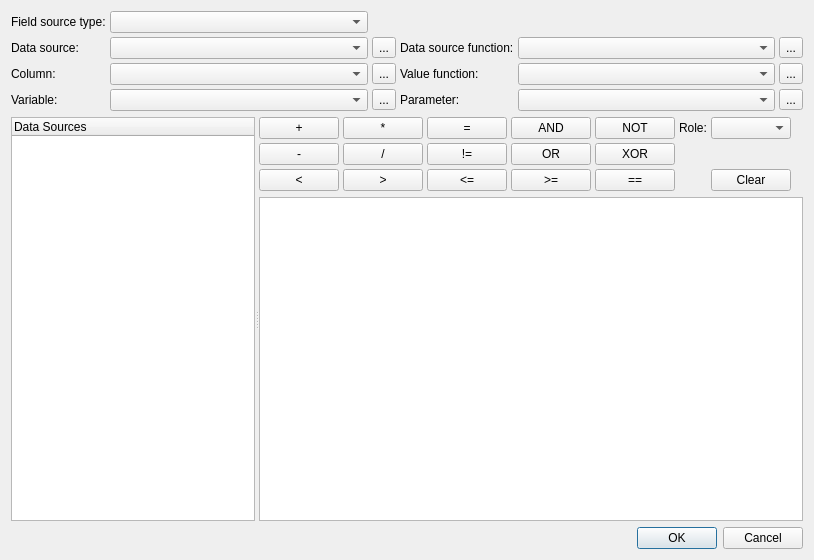
<?xml version="1.0" encoding="UTF-8"?>
<ui version="4.0">
 <class>NCRDExpressionBuilderDialog</class>
 <widget class="QDialog" name="NCRDExpressionBuilderDialog">
  <property name="geometry">
   <rect>
    <x>0</x>
    <y>0</y>
    <width>814</width>
    <height>560</height>
   </rect>
  </property>
  <property name="windowTitle">
   <string>Expression Builder</string>
  </property>
  <layout class="QVBoxLayout" name="verticalLayout_2" stretch="1,10,1">
   <item>
    <layout class="QGridLayout" name="gridLayout" columnstretch="1,3,1,1,3,1">
     <property name="spacing">
      <number>4</number>
     </property>
     <item row="0" column="1">
      <widget class="NCRDItemSourceTypeCombo" name="comboSt"/>
     </item>
     <item row="1" column="1">
      <widget class="QComboBox" name="comboDataSource"/>
     </item>
     <item row="0" column="0">
      <widget class="QLabel" name="label">
       <property name="text">
        <string>Field source type:</string>
       </property>
      </widget>
     </item>
     <item row="2" column="1">
      <widget class="QComboBox" name="comboColumn"/>
     </item>
     <item row="1" column="0">
      <widget class="QLabel" name="label_2">
       <property name="text">
        <string>Data source:</string>
       </property>
      </widget>
     </item>
     <item row="2" column="0">
      <widget class="QLabel" name="label_3">
       <property name="text">
        <string>Column:</string>
       </property>
      </widget>
     </item>
     <item row="2" column="2">
      <widget class="QToolButton" name="btnAddColumn">
       <property name="text">
        <string>...</string>
       </property>
       <property name="icon">
        <iconset resource="designer.qrc">
         <normaloff>:/designer/images/add.png</normaloff>:/designer/images/add.png</iconset>
       </property>
      </widget>
     </item>
     <item row="1" column="2">
      <widget class="QToolButton" name="btnAddDataSource">
       <property name="text">
        <string>...</string>
       </property>
       <property name="icon">
        <iconset resource="designer.qrc">
         <normaloff>:/designer/images/add.png</normaloff>:/designer/images/add.png</iconset>
       </property>
      </widget>
     </item>
     <item row="3" column="0">
      <widget class="QLabel" name="label_4">
       <property name="text">
        <string>Variable:</string>
       </property>
      </widget>
     </item>
     <item row="3" column="1">
      <widget class="QComboBox" name="comboVar"/>
     </item>
     <item row="3" column="2">
      <widget class="QToolButton" name="btnAddVar">
       <property name="text">
        <string>...</string>
       </property>
       <property name="icon">
        <iconset resource="designer.qrc">
         <normaloff>:/designer/images/add.png</normaloff>:/designer/images/add.png</iconset>
       </property>
      </widget>
     </item>
     <item row="1" column="3">
      <widget class="QLabel" name="label_6">
       <property name="text">
        <string>Data source function:</string>
       </property>
      </widget>
     </item>
     <item row="1" column="4">
      <widget class="QComboBox" name="comboDSFunction"/>
     </item>
     <item row="1" column="5">
      <widget class="QToolButton" name="btnAddDSFunc">
       <property name="text">
        <string>...</string>
       </property>
       <property name="icon">
        <iconset resource="designer.qrc">
         <normaloff>:/designer/images/add.png</normaloff>:/designer/images/add.png</iconset>
       </property>
      </widget>
     </item>
     <item row="2" column="3">
      <widget class="QLabel" name="label_7">
       <property name="text">
        <string>Value function:</string>
       </property>
      </widget>
     </item>
     <item row="2" column="4">
      <widget class="QComboBox" name="comboValueFunction"/>
     </item>
     <item row="2" column="5">
      <widget class="QToolButton" name="btnAddDataFunc">
       <property name="text">
        <string>...</string>
       </property>
       <property name="icon">
        <iconset resource="designer.qrc">
         <normaloff>:/designer/images/add.png</normaloff>:/designer/images/add.png</iconset>
       </property>
      </widget>
     </item>
     <item row="3" column="3">
      <widget class="QLabel" name="label_5">
       <property name="text">
        <string>Parameter:</string>
       </property>
      </widget>
     </item>
     <item row="3" column="4">
      <widget class="QComboBox" name="comboPar"/>
     </item>
     <item row="3" column="5">
      <widget class="QToolButton" name="btnAddPar">
       <property name="text">
        <string>...</string>
       </property>
       <property name="icon">
        <iconset resource="designer.qrc">
         <normaloff>:/designer/images/add.png</normaloff>:/designer/images/add.png</iconset>
       </property>
      </widget>
     </item>
    </layout>
   </item>
   <item>
    <widget class="QSplitter" name="splitter">
     <property name="orientation">
      <enum>Qt::Horizontal</enum>
     </property>
     <widget class="NCRDDataSourceTree" name="treeWidget">
      <column>
       <property name="text">
        <string notr="true">Data Sources</string>
       </property>
      </column>
     </widget>
     <widget class="QWidget" name="layoutWidget">
      <layout class="QVBoxLayout" name="verticalLayout">
       <item>
        <layout class="QGridLayout" name="gridButtons">
         <property name="spacing">
          <number>4</number>
         </property>
         <item row="0" column="0">
          <widget class="QPushButton" name="btnPlus">
           <property name="text">
            <string>+</string>
           </property>
          </widget>
         </item>
         <item row="2" column="4">
          <widget class="QPushButton" name="btnCompareEqual">
           <property name="text">
            <string>==</string>
           </property>
          </widget>
         </item>
         <item row="0" column="2">
          <widget class="QPushButton" name="btnEqual">
           <property name="text">
            <string>=</string>
           </property>
          </widget>
         </item>
         <item row="1" column="0">
          <widget class="QPushButton" name="btnMinus">
           <property name="text">
            <string>-</string>
           </property>
          </widget>
         </item>
         <item row="0" column="1">
          <widget class="QPushButton" name="btnMulti">
           <property name="text">
            <string>*</string>
           </property>
          </widget>
         </item>
         <item row="1" column="1">
          <widget class="QPushButton" name="btnDiv">
           <property name="text">
            <string>/</string>
           </property>
          </widget>
         </item>
         <item row="1" column="4">
          <widget class="QPushButton" name="btnXor">
           <property name="text">
            <string>XOR</string>
           </property>
          </widget>
         </item>
         <item row="0" column="4">
          <widget class="QPushButton" name="btnNot">
           <property name="text">
            <string>NOT</string>
           </property>
          </widget>
         </item>
         <item row="0" column="3">
          <widget class="QPushButton" name="btnAnd">
           <property name="text">
            <string>AND</string>
           </property>
          </widget>
         </item>
         <item row="1" column="3">
          <widget class="QPushButton" name="btnOr">
           <property name="text">
            <string>OR</string>
           </property>
          </widget>
         </item>
         <item row="1" column="2">
          <widget class="QPushButton" name="btnNotEqual">
           <property name="text">
            <string>!=</string>
           </property>
          </widget>
         </item>
         <item row="2" column="1">
          <widget class="QPushButton" name="btnGreather">
           <property name="text">
            <string>&gt;</string>
           </property>
          </widget>
         </item>
         <item row="2" column="2">
          <widget class="QPushButton" name="btnLessEq">
           <property name="text">
            <string>&lt;=</string>
           </property>
          </widget>
         </item>
         <item row="2" column="3">
          <widget class="QPushButton" name="btnGrEq">
           <property name="text">
            <string>&gt;=</string>
           </property>
          </widget>
         </item>
         <item row="2" column="0">
          <widget class="QPushButton" name="btnLess">
           <property name="text">
            <string>&lt;</string>
           </property>
          </widget>
         </item>
         <item row="0" column="5">
          <widget class="QLabel" name="lblRole">
           <property name="text">
            <string>Role:</string>
           </property>
          </widget>
         </item>
         <item row="0" column="6">
          <widget class="QComboBox" name="comboRole"/>
         </item>
         <item row="2" column="6">
          <widget class="QPushButton" name="btnReset">
           <property name="text">
            <string>Clear</string>
           </property>
          </widget>
         </item>
         <item row="2" column="7">
          <spacer name="horizontalSpacer">
           <property name="orientation">
            <enum>Qt::Horizontal</enum>
           </property>
           <property name="sizeHint" stdset="0">
            <size>
             <width>40</width>
             <height>20</height>
            </size>
           </property>
          </spacer>
         </item>
        </layout>
       </item>
       <item>
        <widget class="QPlainTextEdit" name="editor"/>
       </item>
      </layout>
     </widget>
    </widget>
   </item>
   <item>
    <widget class="QDialogButtonBox" name="buttonBox">
     <property name="orientation">
      <enum>Qt::Horizontal</enum>
     </property>
     <property name="standardButtons">
      <set>QDialogButtonBox::Cancel|QDialogButtonBox::Ok</set>
     </property>
    </widget>
   </item>
  </layout>
 </widget>
 <customwidgets>
  <customwidget>
   <class>NCRDItemSourceTypeCombo</class>
   <extends>QComboBox</extends>
   <header>ncrditemsourcetypecombo.h</header>
  </customwidget>
  <customwidget>
   <class>NCRDDataSourceTree</class>
   <extends>QTreeWidget</extends>
   <header>ncrddatasourcetree.h</header>
  </customwidget>
 </customwidgets>
 <tabstops>
  <tabstop>comboSt</tabstop>
  <tabstop>comboDataSource</tabstop>
  <tabstop>comboColumn</tabstop>
  <tabstop>treeWidget</tabstop>
  <tabstop>editor</tabstop>
 </tabstops>
 <resources>
  <include location="designer.qrc"/>
 </resources>
 <connections>
  <connection>
   <sender>buttonBox</sender>
   <signal>accepted()</signal>
   <receiver>NCRDExpressionBuilderDialog</receiver>
   <slot>accept()</slot>
   <hints>
    <hint type="sourcelabel">
     <x>248</x>
     <y>254</y>
    </hint>
    <hint type="destinationlabel">
     <x>157</x>
     <y>274</y>
    </hint>
   </hints>
  </connection>
  <connection>
   <sender>buttonBox</sender>
   <signal>rejected()</signal>
   <receiver>NCRDExpressionBuilderDialog</receiver>
   <slot>reject()</slot>
   <hints>
    <hint type="sourcelabel">
     <x>316</x>
     <y>260</y>
    </hint>
    <hint type="destinationlabel">
     <x>286</x>
     <y>274</y>
    </hint>
   </hints>
  </connection>
 </connections>
</ui>
